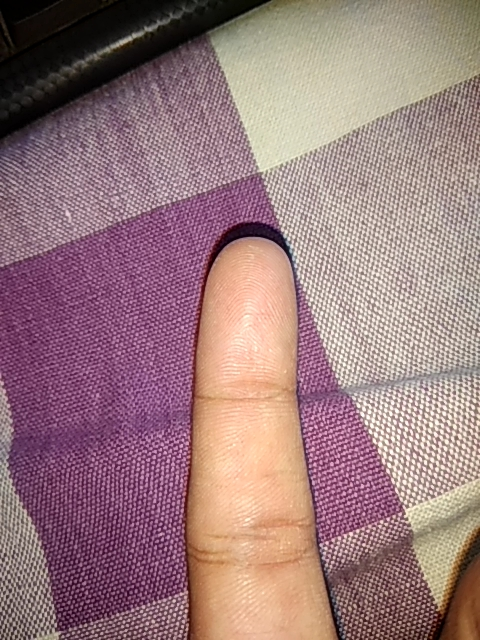
#> input picture fingerprinter/fingerprintscanner/media/Proccesed Image/Proccesed Image/tempbuilt-in_method_now_of_type_object_at_0x7f9c96e59d40.jpg, 480 x 640 px; its folder holds only this picture in this run
$ python -i imagepro.py   (imports and definitions only)
#> lines starting #> are read from the running program, lines starting #| are printed output that depends on the picture
#> in main, img is the input picture: shape (640, 480, 3); mean B, G, R 124.3, 122.6, 154.1
import cv2 as cv
import numpy as np
import sys
'''
 Function to map values in range [in_min, in_max] to the range [out_min, out_max]
'''
def map(x, in_min, in_max, out_min, out_max):
	return (x - in_min) * (out_max - out_min) / (in_max - in_min) + out_min


# global variables for image ,blackPoint, whitePoint
img = None; whitePoint = None; blackPoint = None


'''
 * High Pass Filter
 * Output of HPF depends on the kernel size provided as input argument
 * Links to the docuementation:
 *  Introduction: https://github.com/sourabhkhemka/DocumentScanner/wiki/Scan:-Introduction
 *  HPF: https://github.com/sourabhkhemka/DocumentScanner/wiki/GCMODE
 *
'''
def highPassFilter(kSize):
	global img

	print("applying high pass filter")

	if not kSize%2:
		kSize +=1

	kernel = np.ones((kSize,kSize),np.float32)/(kSize*kSize)

	filtered = cv.filter2D(img,-1,kernel)

	filtered = img.astype('float32') - filtered.astype('float32')
	filtered = filtered + 127*np.ones(img.shape, np.uint8)

	filtered = filtered.astype('uint8')

	img = filtered

	# "img" now contains high pass filtered image.


'''
 * Method to select black point in the image
 *
 * Links to documentation:
 *  Introduction: https://github.com/sourabhkhemka/DocumentScanner/wiki/Scan:-Introduction
 *  Black Point Select: https://github.com/sourabhkhemka/DocumentScanner/wiki/Black-Point-Select
'''
def blackPointSelect():
	global img

	print("adjusting black point for final output ...")

	# refer repository's wiki page for detailed explanation

	img = img.astype('int32')

	img = map(img, blackPoint, 255, 0, 255)

	#if cv.__version__ == '3.4.4':
		#img = img.astype('uint8')

	_, img = cv.threshold(img, 0, 255, cv.THRESH_TOZERO)
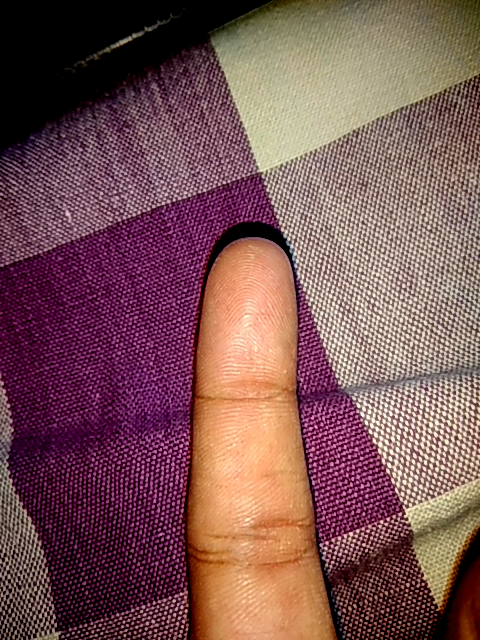
#> img: shape (640, 480, 3) float64; mean B, G, R 84.6, 84.3, 123.2

	img = img.astype('uint8')
	print("done")

'''
 * Method to select whitePoint in the image
 *
 * Links to documentation:
 *  Introduction: https://github.com/sourabhkhemka/DocumentScanner/wiki/Scan:-Introduction
 *  White Point Select: https://github.com/sourabhkhemka/DocumentScanner/wiki/White-Point-Select
'''
def whitePointSelect():
	global img

	print("white point selection running ...")

	# refer repository's wiki page for detailed explanation

	_,img = cv.threshold(img, whitePoint, 255, cv.THRESH_TRUNC)
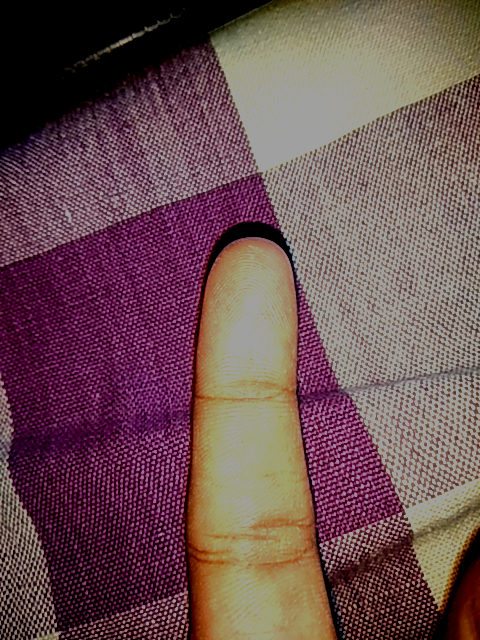
#> img: shape (640, 480, 3); mean B, G, R 81.9, 79.2, 108.1

	img = img.astype('int32')
	img = map(img, 0, whitePoint, 0, 255)
#> call 2 of map, with in_min = 0, in_max = 160, out_min = 0, out_max = 255
#> in map (call 2), `return (x - in_min) * (out_max - out_min) / (in_max - in_min) + out_min`:
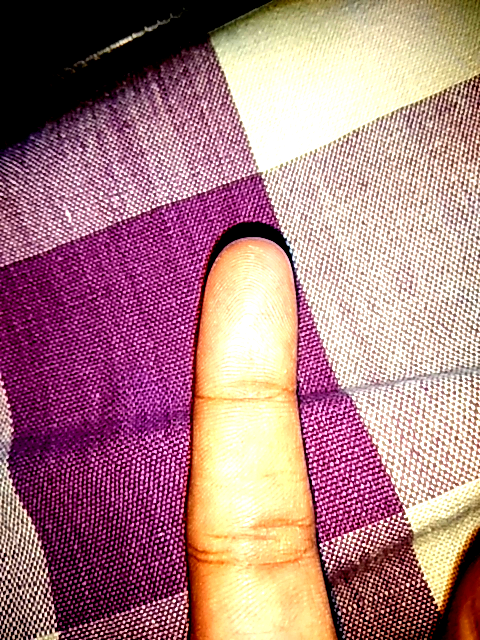
#> returned value: shape (640, 480, 3) float64; mean of channels 0, 1, 2 130.6, 126.2, 172.2; drawn as B, G, R
	img = img.astype('uint8')


'''
 * Method to select black point in the image
 *
 * Links to documentation:
 *  Introduction: https://github.com/sourabhkhemka/DocumentScanner/wiki/Scan:-Introduction
 *  Black Point Select: https://github.com/sourabhkhemka/DocumentScanner/wiki/Black-Point-Select
 *
'''
def blackAndWhite():
	global img

	# refer repository's wiki page for detailed explanation

	lab = cv.cvtColor(img, cv.COLOR_BGR2LAB)
#> lab: shape (640, 480, 3); mean of channels 0, 1, 2 145.6, 146.2, 134.1

	(l,a,b) = cv.split(lab)
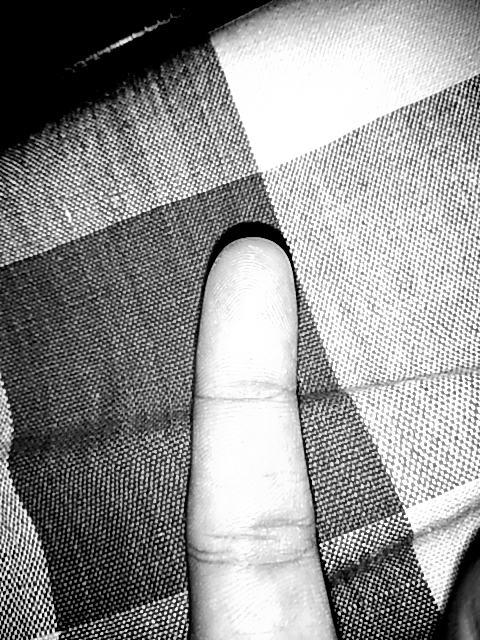
#> l: shape (640, 480); min 0, max 255, mean 145.6
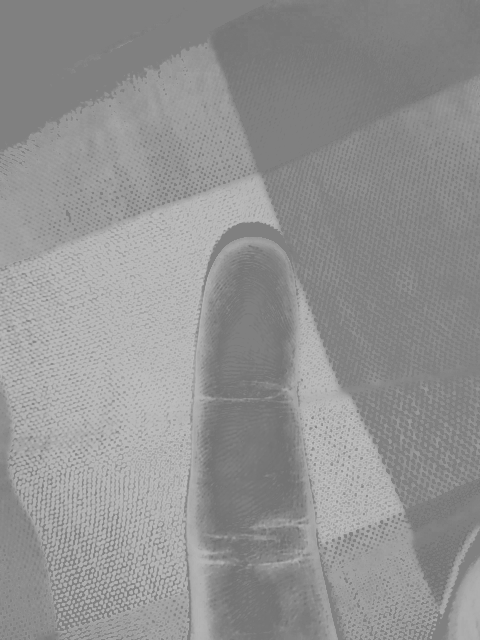
#> a: shape (640, 480); min 113, max 191, mean 146.2
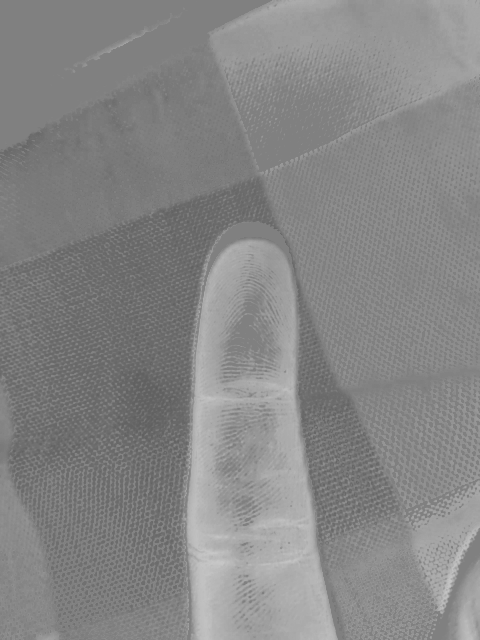
#> b: shape (640, 480); min 93, max 199, mean 134.1

	img = cv.add( cv.subtract(l,b), cv.subtract(l,a) )
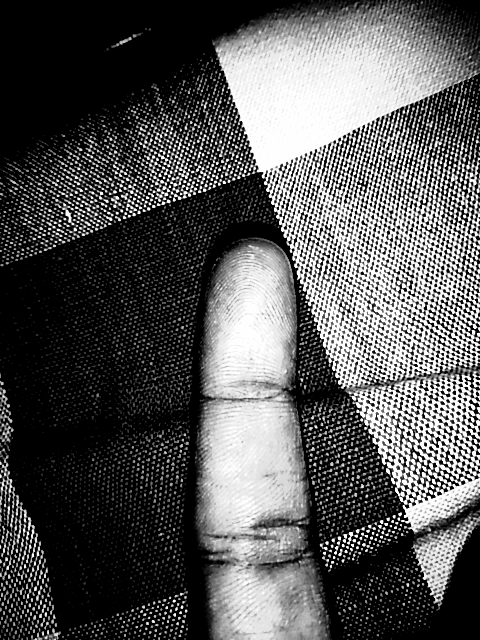
#> img: shape (640, 480); min 0, max 255, mean 87.1


def main(imgpath):

	global img
	global blackPoint
	global whitePoint
	img = cv.imread(imgpath)

	# define values for blackPoint and whitePoint
	blackPoint = 66
	whitePoint = 160

	# store desired mode of operation as string
	mode = "SMODE"

	if mode == "GCMODE":
		highPassFilter(kSize = 51)
		whitePoint = 127
		whitePointSelect()
		blackPointSelect()
	elif mode == "RMODE":
		blackPointSelect()
		whitePointSelect()
	elif mode == "SMODE":
		blackPointSelect()
		whitePointSelect()
		blackAndWhite()


	print("\ndone.")

	cv.imwrite(imgpath, img)
	print("finish")
	# cv.imshow("final", cv.resize(img,None,fx=0.125, fy=0.125, interpolation = cv.INTER_CUBIC))
	# cv.waitKey(0)

# [3 lines not run here, left out]

>>> result = main('../media/Proccesed Image/Proccesed Image/tempbuilt-in_method_now_of_type_object_at_0x7f9c96e59d40.jpg')
